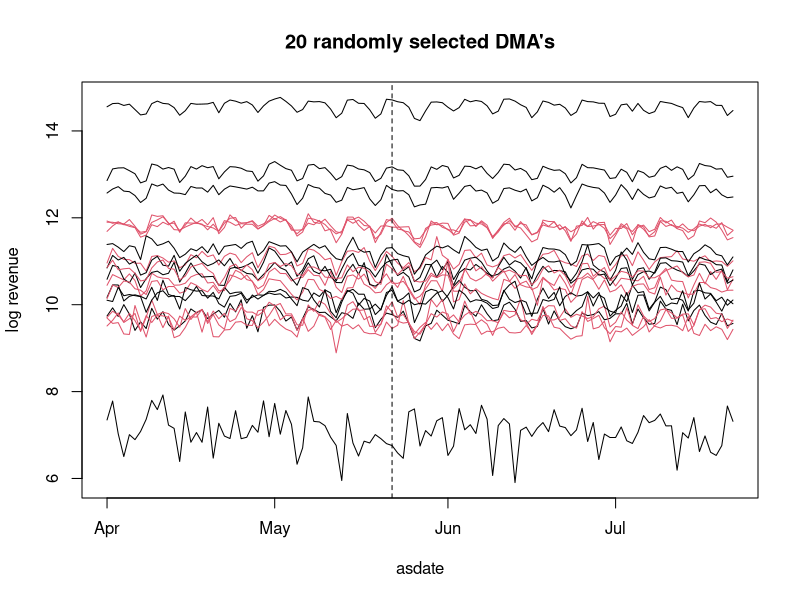
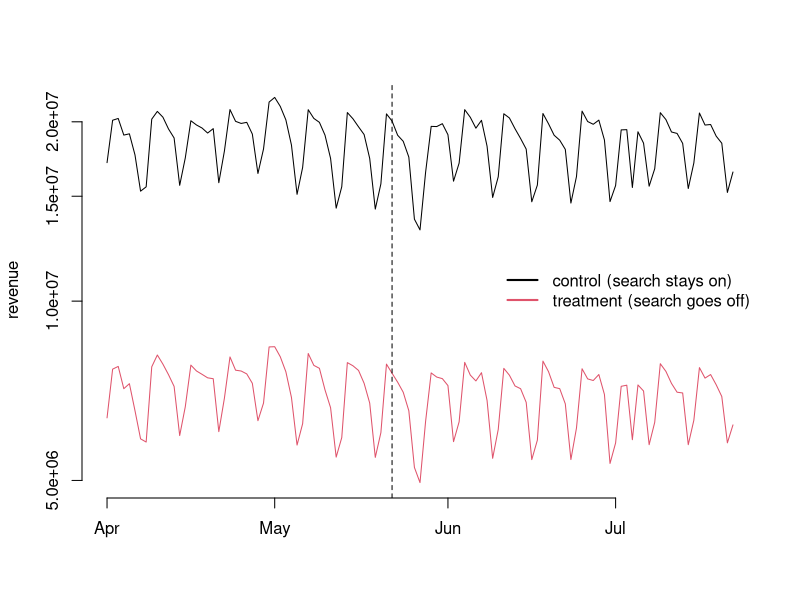
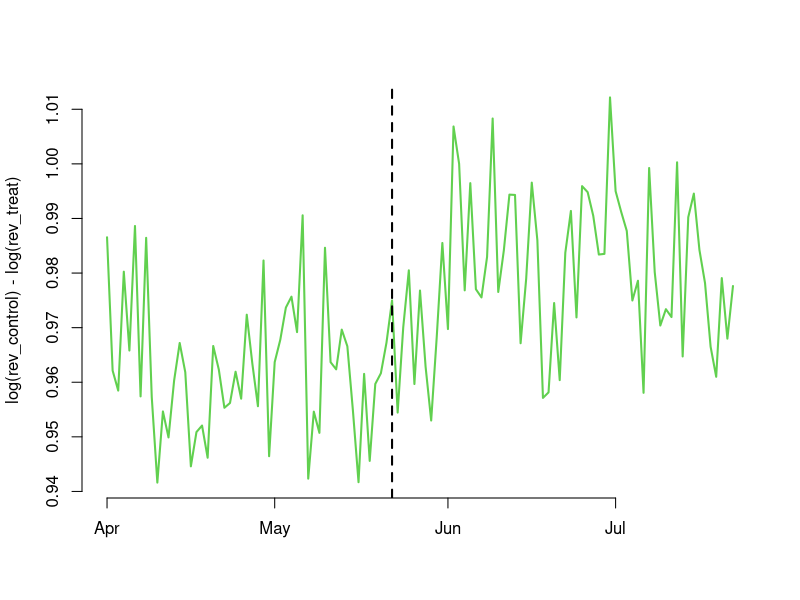

Source code (R) for these figures, in order:
## paidsearch

sem <- read.csv("paidsearch.csv")

sem$dma <- factor(sem$dma)

## quick summary: total revenue by date and treatment/controls

totalrev <- tapply(sem$revenue, sem[,c("date","search.stays.on")], sum)

table(sem$dma)


## for plotting, we'll convert the row `dates' to R Date class
## see http://www.statmethods.net/input/dates.html for format codes.

asdate <- as.Date(rownames(totalrev), format="%d-%b-%y")

## order everything by date

totalrev <- totalrev[order(asdate),]

asdate <- sort(asdate)

## plot the revenues by DMA, sample just a few

index<-sample(1:nlevels(sem$dma),20)

first<-1


for (i in index){
	
	s<-subset(sem,sem$dma==as.numeric(levels(sem$dma))[i])

	if (first==1){ 
		
		plot(asdate, log(s$revenue),type="l",col=s[,4]+1,ylim=log(c(min(sem$revenue),max(sem$revenue))),ylab="log revenue",main="20 randomly selected DMA's")
		
		first<-0
		
		} else{

		points(asdate, log(s$revenue),type="l",col=1-s[,4]+1)

	

		}
	
}

abline(v=as.Date("2012-05-22"), lty=2)


## plot the revenues by group

plot(asdate, totalrev[,'0'], type="l", bty="n", col=2,
	ylim=range(totalrev), log="y", xlab="", ylab="revenue")

lines(asdate, totalrev[,'1'], type="l")

legend("right",col=c(1,2), lwd=2, bty="n",
	legend=c("control (search stays on)", "treatment (search goes off)"))

abline(v=as.Date("2012-05-22"), lty=2)

## and the difference between groups

plot(asdate, log(totalrev[,'1'])-log(totalrev[,'0']), 
	type="l", bty="n", col=3,lwd=2, xlab="", 
	ylab="log(rev_control) - log(rev_treat)")

abline(v=as.Date("2012-05-22"), lty=2,lwd=2)

######  Actual Analysis #######
## we'll make use of the data.table package

library(data.table)

sem <- as.data.table(sem)

semavg <- sem[, 
	list(d=mean(1-search.stays.on),
	y=mean(log(revenue))), 
	by=c("dma","treatment_period")]

setnames(semavg, "treatment_period", "t") # names to match slides


semreg <- glm(y ~ dma + d*t, data=semavg)

summary(semreg)$coef["d:t",]

## just to confirm: 
##   we get the same thing just viewing this as a sample of n_dma differences.

Y <- tapply( log(sem$revenue), list(dma=sem$dma,t=sem$treatment_period), mean)

D <- (1-sem$search.stays.on)[match(rownames(Y),sem$dma)]

diff <- Y[,2] - Y[,1] 

mean(diff[D==1]) - mean(diff[D==0]) # exactly the same effect

sqrt(var(diff[D==1])/sum(D==1) + var(diff[D==0])/sum(D==0)) # and nearly the same SE



